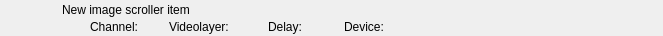
<?xml version="1.0" encoding="UTF-8"?>
<ui version="4.0">
 <class>RundownImageScrollerWidget</class>
 <widget class="QWidget" name="RundownImageScrollerWidget">
  <property name="geometry">
   <rect>
    <x>0</x>
    <y>0</y>
    <width>663</width>
    <height>36</height>
   </rect>
  </property>
  <layout class="QHBoxLayout" name="horizontalLayout">
   <property name="margin">
    <number>0</number>
   </property>
   <item>
    <widget class="QFrame" name="frameItem">
     <property name="sizePolicy">
      <sizepolicy hsizetype="Preferred" vsizetype="Fixed">
       <horstretch>0</horstretch>
       <verstretch>0</verstretch>
      </sizepolicy>
     </property>
     <property name="minimumSize">
      <size>
       <width>0</width>
       <height>36</height>
      </size>
     </property>
     <widget class="QLabel" name="labelThumbnail">
      <property name="geometry">
       <rect>
        <x>22</x>
        <y>2</y>
        <width>32</width>
        <height>32</height>
       </rect>
      </property>
      <property name="text">
       <string/>
      </property>
      <property name="pixmap">
       <pixmap resource="../Resource.qrc">:/Graphics/Images/ImageScroller.png</pixmap>
      </property>
      <property name="scaledContents">
       <bool>true</bool>
      </property>
     </widget>
     <widget class="QLabel" name="labelName">
      <property name="geometry">
       <rect>
        <x>62</x>
        <y>2</y>
        <width>533</width>
        <height>16</height>
       </rect>
      </property>
      <property name="text">
       <string>New image scroller item</string>
      </property>
     </widget>
     <widget class="QLabel" name="labelChannel">
      <property name="geometry">
       <rect>
        <x>90</x>
        <y>19</y>
        <width>70</width>
        <height>16</height>
       </rect>
      </property>
      <property name="text">
       <string>Channel:</string>
      </property>
     </widget>
     <widget class="QLabel" name="labelVideolayer">
      <property name="geometry">
       <rect>
        <x>169</x>
        <y>19</y>
        <width>90</width>
        <height>16</height>
       </rect>
      </property>
      <property name="text">
       <string>Videolayer:</string>
      </property>
     </widget>
     <widget class="QLabel" name="labelColor">
      <property name="geometry">
       <rect>
        <x>0</x>
        <y>0</y>
        <width>18</width>
        <height>36</height>
       </rect>
      </property>
      <property name="text">
       <string/>
      </property>
     </widget>
     <widget class="QLabel" name="labelGroupColor">
      <property name="geometry">
       <rect>
        <x>0</x>
        <y>0</y>
        <width>6</width>
        <height>36</height>
       </rect>
      </property>
      <property name="text">
       <string/>
      </property>
     </widget>
     <widget class="QLabel" name="labelDevice">
      <property name="geometry">
       <rect>
        <x>344</x>
        <y>19</y>
        <width>301</width>
        <height>16</height>
       </rect>
      </property>
      <property name="text">
       <string>Device:</string>
      </property>
     </widget>
     <widget class="QLabel" name="labelDelay">
      <property name="geometry">
       <rect>
        <x>268</x>
        <y>19</y>
        <width>67</width>
        <height>16</height>
       </rect>
      </property>
      <property name="text">
       <string>Delay:</string>
      </property>
     </widget>
    </widget>
   </item>
   <item>
    <widget class="QLabel" name="labelGpiTriggerable">
     <property name="minimumSize">
      <size>
       <width>32</width>
       <height>32</height>
      </size>
     </property>
     <property name="maximumSize">
      <size>
       <width>32</width>
       <height>32</height>
      </size>
     </property>
     <property name="text">
      <string/>
     </property>
     <property name="pixmap">
      <pixmap resource="../Resource.qrc">:/Graphics/Images/GpiTriggerable.png</pixmap>
     </property>
    </widget>
   </item>
   <item>
    <widget class="QLabel" name="labelDisconnected">
     <property name="minimumSize">
      <size>
       <width>32</width>
       <height>32</height>
      </size>
     </property>
     <property name="maximumSize">
      <size>
       <width>32</width>
       <height>32</height>
      </size>
     </property>
     <property name="text">
      <string/>
     </property>
     <property name="pixmap">
      <pixmap resource="../Resource.qrc">:/Graphics/Images/Disconnected.png</pixmap>
     </property>
    </widget>
   </item>
   <item>
    <widget class="QLabel" name="labelActiveColor">
     <property name="minimumSize">
      <size>
       <width>2</width>
       <height>36</height>
      </size>
     </property>
     <property name="maximumSize">
      <size>
       <width>2</width>
       <height>36</height>
      </size>
     </property>
     <property name="text">
      <string/>
     </property>
    </widget>
   </item>
  </layout>
 </widget>
 <resources>
  <include location="../Resource.qrc"/>
 </resources>
 <connections/>
 <slots>
  <slot>addToCombo()</slot>
 </slots>
</ui>
